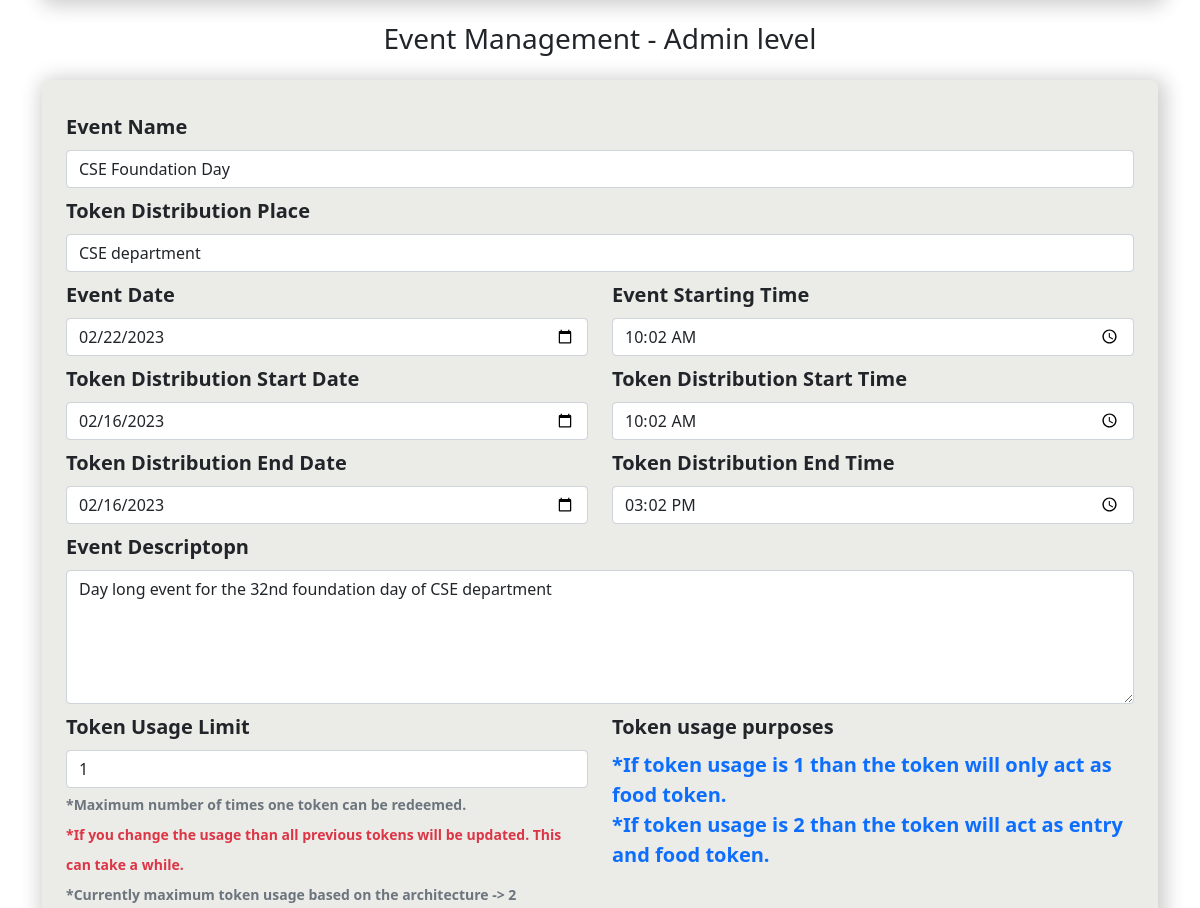
/event/1 (signed in, middle part), run on an earlier commit of the app's database.
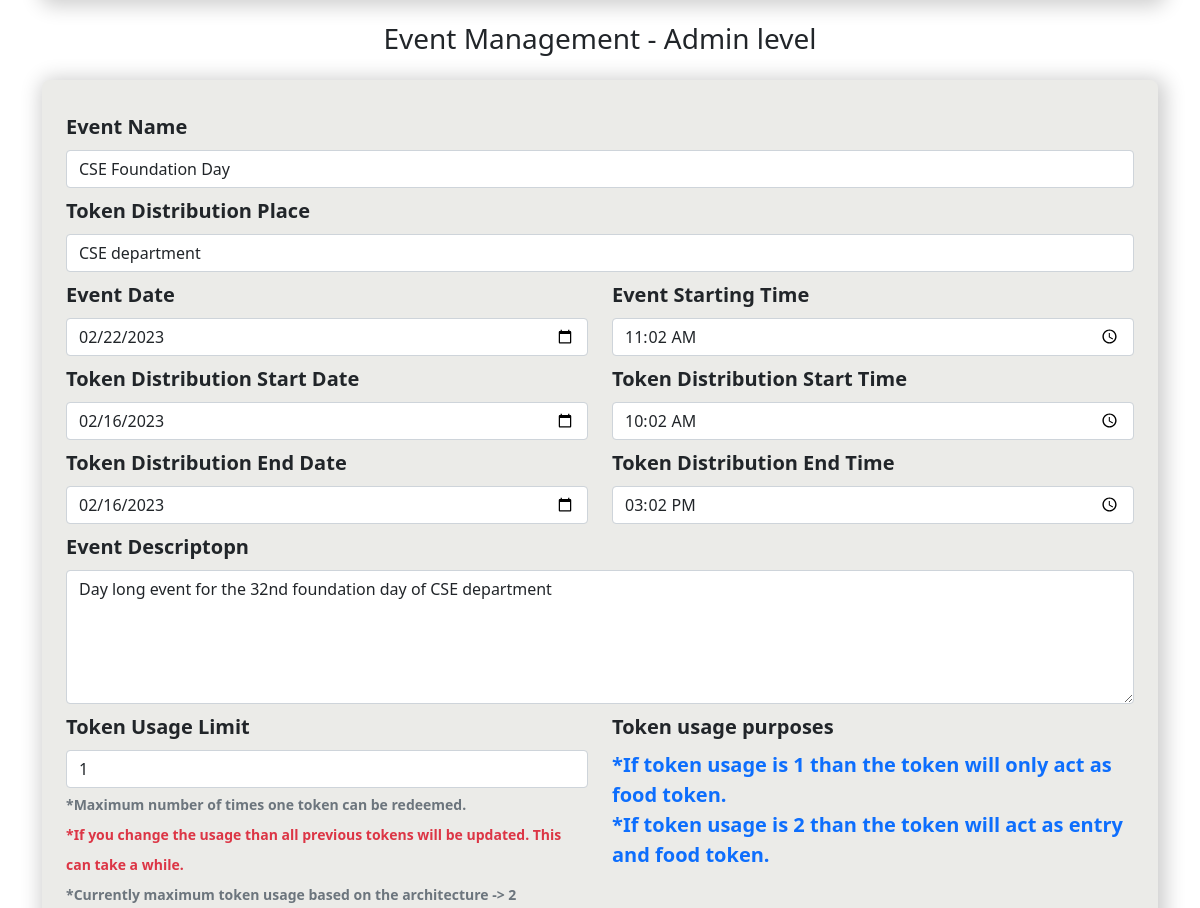
And on a later commit of the database.
### tokens/models.py (models this page shows, shortened)
class Event(models.Model):
    name = models.CharField(_("Event"),max_length=50,null=True,blank=True)
    created_date = models.DateTimeField(default=now)
    event_date = models.DateTimeField(_("Event Date"),null=True,blank=True)
    token_dist_start = models.DateTimeField(_("Token Distribution Start"),null=True,blank=True)
    token_dist_end = models.DateTimeField(_("Token Distribution End"),null=True,blank=True)
    token_usage = models.IntegerField(_("Token Usage Limit"),default=0)
    distribution_place = models.CharField(_("Distribution"),max_length=100,null=True,blank=True)
    desc = models.TextField(_("Description"),null=True,blank=True)
    @property
    def get_tokens(self):
        tokens = self.token_set.all()
        return tokens
    @property
    def get_printed_tokens(self):
        tokens = self.token_set.filter(is_printed=True)
        return tokens
    @property
    def get_activated_tokens(self):
        tokens = self.token_set.filter(is_activated=True)
        return tokens

### token_dist/views.py (the view, shortened to what this page needs)
# urls.py: path('event/<int:pk>',views.event, name="event_details"),
def event(request, pk):
    user = request.user
    event = Event.objects.get(id=pk)
    token_status = "Token distribution has not started yet. Stay Tuned"
    current_date = now()
    current_date = int(current_date.strftime('%Y%m%d%H%M'))
    end_event = event.event_date
    end_event = int(end_event.strftime('%Y%m%d%H%M'))
    if current_date > end_event:
        token_status = "Event Finished. Thanks for your co-operation"
    context = {
            "event": event,
            "token_status": token_status
        }
    if user.is_authenticated:
        if user.is_admin:
            users = User.objects.all().exclude(is_admin=True)
            epall = EventPermission.objects.filter(event=event)
            stu_list = StudentList.objects.filter(event = event).count()
            context["users"] = users
            context["epall"] = epall
            context["stu_list"] = stu_list
            return render(request, "event_admin.html", context)
    else:
        return render(request, "event.html", context)

### templates/event_admin.html (shortened to what the changed rows need)
{% extends 'base.html' %}
{% load static %}
{% block body %}
<div class="main">
    <div class="container">
        <div class="main_body mt-4 px-4">
            <form method="post" id="event_update_form" action="/event_update/" enctype='multipart/form-data'>
                <div class="row">
                    <div class="lead fw-normal">
                        <label for="name" class="form-label fw-bold">Event Name</label>
                        <input type="text" class="form-control" id="name" name="name" value="{{event.name}}">
                    </div>
                </div>
                <div class="row mt-2">
                    <div class="lead">
                        <label for="place" class="form-label fw-bold">Token Distribution Place</label>
                        <input type="text" class="form-control" id="place" name="place" value="{{event.distribution_place}}">
                    </div>
                </div>
                <div class="row mt-2">
                    <div class="col-md-6 lead">
                        <label for="date" class="form-label fw-bold">Event Date</label>
                        <input type="date" class="form-control" id="date" name="date" value="{{event.event_date|date:'Y-m-d'}}">
                    </div>
                    <div class="col-md-6 lead">
                        <label for="time" class="form-label fw-bold">Event Starting Time</label>
                        <input type="time" class="form-control" id="time" name="time" value="{{event.event_date|date:'H:m'}}">
                    </div>
                </div>
                <div class="row mt-2">
                    <div class="col-md-6 lead">
                        <label for="token_start_date" class="form-label fw-bold">Token Distribution Start Date</label>
                        <input type="date" class="form-control" id="token_start_date" name="token_start_date" value="{{event.token_dist_start|date:'Y-m-d'}}">
                    </div>
                    <div class="col-md-6 lead">
                        <label for="token_start_time" class="form-label fw-bold">Token Distribution Start Time</label>
                        <input type="time" class="form-control" id="token_start_time" name="token_start_time" value="{{event.token_dist_start|date:'H:m'}}">
                    </div>
                </div>
                <div class="row mt-2">
                    <div class="col-md-6 lead">
                        <label for="token_end_date" class="form-label fw-bold">Token Distribution End Date</label>
                        <input type="date" class="form-control" id="token_end_date" name="token_end_date" value="{{event.token_dist_end|date:'Y-m-d'}}">
                    </div>
                    <div class="col-md-6 lead">
                        <label for="token_end_time" class="form-label fw-bold">Token Distribution End Time</label>
                        <input type="time" class="form-control" id="token_end_time" name="token_end_time" value="{{event.token_dist_end|date:'H:m'}}">
                    </div>
                </div>
                <div class="row mt-2">
                    <div class="lead">
                        <label for="desc" class="form-label fw-bold">Event Descriptopn</label>
                        <textarea name="desc" id="desc" rows="5" class="form-control">{{event.desc}}</textarea>
                    </div>
                </div>
                <div class="row mt-2">
                    <div class="lead col-md-6">
                        <label for="usage" class="form-label fw-bold">Token Usage Limit</label>
                        <input type="number" class="form-control" value="{{event.token_usage}}" id="usage" name="usage">
                        <span class="fw-bold text-secondary" style="font-size: 14px;">*Maximum number of times one token can be redeemed.</span>
                        <br>
                        <span class="fw-bold text-danger" style="font-size: 14px;">*If you change the usage than all previous tokens will be updated. This can take a while.</span>
                        <br>
                        <span class="fw-bold text-secondary" style="font-size: 14px;">*Currently maximum token usage based on the architecture -> 2</span>
                    </div>
                </div>
            </form>
        </div>
    </div>
</div>
{% endblock body %}

What changed in the data, as far as the page shows it:
changed Event "CSE Foundation Day": time "10:02" → "11:02"
